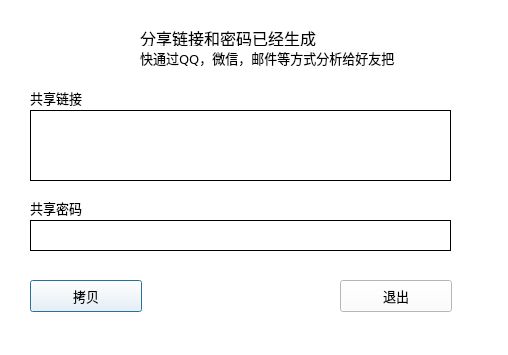
<?xml version="1.0" encoding="UTF-8"?>
<ui version="4.0">
 <class>sharing_Dialog</class>
 <widget class="QDialog" name="sharing_Dialog">
  <property name="geometry">
   <rect>
    <x>0</x>
    <y>0</y>
    <width>508</width>
    <height>355</height>
   </rect>
  </property>
  <property name="windowTitle">
   <string>生成共享链接</string>
  </property>
  <property name="styleSheet">
   <string notr="true">background-color: white</string>
  </property>
  <widget class="QLabel" name="shared_link">
   <property name="geometry">
    <rect>
     <x>30</x>
     <y>110</y>
     <width>421</width>
     <height>71</height>
    </rect>
   </property>
   <property name="font">
    <font>
     <family>Microsoft YaHei</family>
    </font>
   </property>
   <property name="styleSheet">
    <string notr="true">background-color:white</string>
   </property>
   <property name="frameShape">
    <enum>QFrame::Box</enum>
   </property>
   <property name="text">
    <string/>
   </property>
   <property name="wordWrap">
    <bool>true</bool>
   </property>
  </widget>
  <widget class="QLabel" name="label_2">
   <property name="geometry">
    <rect>
     <x>30</x>
     <y>90</y>
     <width>201</width>
     <height>16</height>
    </rect>
   </property>
   <property name="font">
    <font>
     <family>Microsoft YaHei</family>
     <pointsize>10</pointsize>
    </font>
   </property>
   <property name="text">
    <string>共享链接</string>
   </property>
  </widget>
  <widget class="QLabel" name="label_3">
   <property name="geometry">
    <rect>
     <x>30</x>
     <y>200</y>
     <width>58</width>
     <height>16</height>
    </rect>
   </property>
   <property name="font">
    <font>
     <family>Microsoft YaHei</family>
     <pointsize>10</pointsize>
    </font>
   </property>
   <property name="text">
    <string>共享密码</string>
   </property>
  </widget>
  <widget class="QLabel" name="pass_word">
   <property name="geometry">
    <rect>
     <x>30</x>
     <y>220</y>
     <width>421</width>
     <height>31</height>
    </rect>
   </property>
   <property name="font">
    <font>
     <family>Microsoft YaHei</family>
    </font>
   </property>
   <property name="styleSheet">
    <string notr="true">background-color:white</string>
   </property>
   <property name="frameShape">
    <enum>QFrame::Box</enum>
   </property>
   <property name="text">
    <string/>
   </property>
  </widget>
  <widget class="QPushButton" name="bt_copy">
   <property name="geometry">
    <rect>
     <x>30</x>
     <y>280</y>
     <width>112</width>
     <height>32</height>
    </rect>
   </property>
   <property name="font">
    <font>
     <family>Microsoft YaHei</family>
     <pointsize>10</pointsize>
    </font>
   </property>
   <property name="text">
    <string>拷贝</string>
   </property>
  </widget>
  <widget class="QPushButton" name="bt_quit">
   <property name="geometry">
    <rect>
     <x>340</x>
     <y>280</y>
     <width>112</width>
     <height>32</height>
    </rect>
   </property>
   <property name="font">
    <font>
     <family>Microsoft YaHei</family>
     <pointsize>10</pointsize>
    </font>
   </property>
   <property name="text">
    <string>退出</string>
   </property>
  </widget>
  <widget class="QLabel" name="label">
   <property name="geometry">
    <rect>
     <x>140</x>
     <y>30</y>
     <width>341</width>
     <height>16</height>
    </rect>
   </property>
   <property name="font">
    <font>
     <family>Microsoft YaHei</family>
     <pointsize>12</pointsize>
    </font>
   </property>
   <property name="text">
    <string>分享链接和密码已经生成</string>
   </property>
  </widget>
  <widget class="QLabel" name="label_4">
   <property name="geometry">
    <rect>
     <x>30</x>
     <y>10</y>
     <width>71</width>
     <height>61</height>
    </rect>
   </property>
   <property name="text">
    <string/>
   </property>
   <property name="pixmap">
    <pixmap resource="res.qrc">:/imgs/sharing_link.png</pixmap>
   </property>
   <property name="scaledContents">
    <bool>true</bool>
   </property>
  </widget>
  <widget class="QLabel" name="label_5">
   <property name="geometry">
    <rect>
     <x>140</x>
     <y>50</y>
     <width>331</width>
     <height>16</height>
    </rect>
   </property>
   <property name="font">
    <font>
     <family>Microsoft YaHei</family>
     <pointsize>10</pointsize>
    </font>
   </property>
   <property name="text">
    <string>快通过QQ，微信，邮件等方式分析给好友把</string>
   </property>
  </widget>
 </widget>
 <resources>
  <include location="res.qrc"/>
 </resources>
 <connections/>
</ui>
